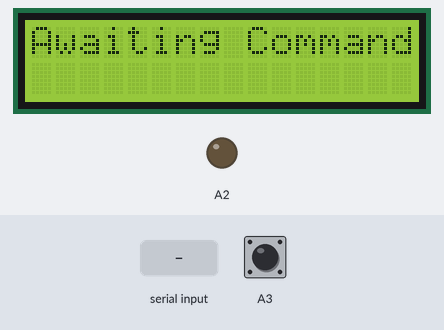
Recording of a sketch running on a simulated Arduino Uno, built with avr-gcc and run on an emulated ATmega328P. On the bench: 16×2 character LCD, output pins drawn as LEDs (lit = HIGH). Inputs (shaded band) come from the test bench; at power-on: A3 HIGH. The audio player accepts every command and is not drawn; what the sketch prints to the serial monitor is not drawn.

Above: at 2.7 s.
2.8 s: "A" received over Serial
At 4.2 s:
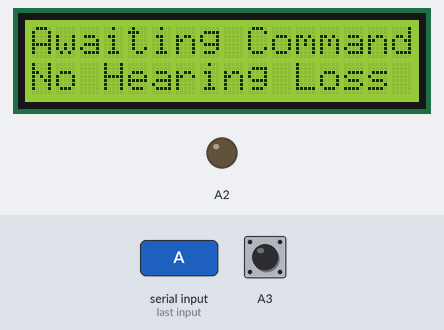
4.6 s: "B" received over Serial
At 5.8 s:
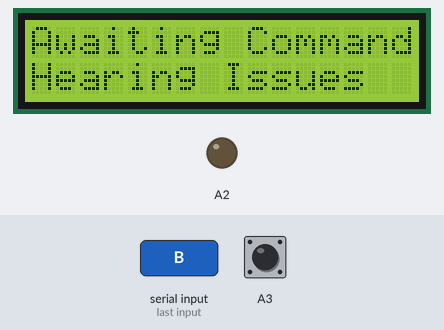
9.6 s: "C" received over Serial
At 10.7 s:
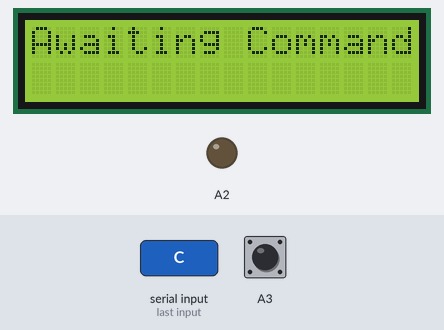
Timing chart, 0 to 12.2 s (numbered marks = the images above; inputs shaded):
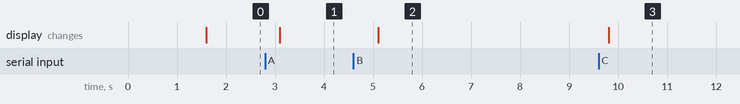

Measured:
- after the input at 2.8 s, the display: changes after 0.30 s (image 1)
- after the input at 4.6 s, the display: changes after 0.50 s (image 2)
- after the input at 9.6 s, the display: changes after 0.21 s (image 3)

The sketch:

PC_MP3_Player_Mic.ino
```cpp
#include <LiquidCrystal.h>
#include <Wire.h>
#include <SoftwareSerial.h>
#include "DFRobotDFPlayerMini.h"

SoftwareSerial mySoftwareSerial(2,3); // RX, TX

LiquidCrystal lcd{8, 9, 10, 11, 12, 13};

int swi=4;

DFRobotDFPlayerMini myDFPlayer;

long int so1,so2;
int flag=0;
char str[10];

void printDetail(uint8_t type, int value);

void waitMilliseconds(uint16_t msWait) {
  uint32_t start = millis();

  while ((millis() - start) < msWait) {
        delay(1);
  }
}


void setup() {

  Serial.begin(9600);
  Serial.println("Device Started");

   mySoftwareSerial.begin(9600);

   pinMode(A3,INPUT);
   pinMode(A2,OUTPUT);

   digitalWrite(A2,LOW);

  lcd.begin(16,2);
  lcd.setCursor(0,0);
  lcd.print(" Sound Measuring ");
  lcd.setCursor(0,1);
  lcd.print("     System      ");
  delay(1000);


  Serial.println();
  Serial.println(F("DFRobot DFPlayer Mini Demo"));
  Serial.println(F("Initializing DFPlayer ... (May take 3~5 seconds)"));

  if (!myDFPlayer.begin(mySoftwareSerial)) {  //Use softwareSerial to communicate with mp3.
    Serial.println(F("Unable to begin:"));
    Serial.println(F("1.Please recheck the connection!"));
    Serial.println(F("2.Please insert the SD card!"));
    while(true);
  }
  Serial.println(F("DFPlayer Mini online."));

  myDFPlayer.volume(30);  //Set volume value. From 0 to 30


lcd.clear();
lcd.setCursor(0,0);
lcd.print("Awaiting Command");


}

void loop() {
  static long pms = 0;

    if(digitalRead(A3)==0)
    {
     myDFPlayer.play(1);  //Play the first mp3
     delay(1000);
     flag=1;
    }

    while(flag==1)
    {
      so1=analogRead(A0);
      delay(200);
      so2=analogRead(A1);
      delay(200);
      sprintf(str,"%04ld,%04ld",so1,so2);
      Serial.println(str);
      serialEvent();
    }


  delay(300);
}

void serialEvent() {

char val;
while(Serial.available())
    {
    val=Serial.read();
    //Serial.print(val);
    switch(val)
    {
     case 'A':
     lcd.setCursor(0,1);
     lcd.print("No Hearing Loss   ");
     delay(2000);
     break;
    case 'B':
     lcd.setCursor(0,1);
     lcd.print("Hearing Issues    ");
     delay(2000);
     break;
     case 'C':
     lcd.setCursor(0,1);
     lcd.print("                  ");
     break;
    }
      flag=0;

      Serial.println("Stopped");

    }


}


void printDetail(uint8_t type, int value){
  switch (type) {
    case TimeOut:
      Serial.println(F("Time Out!"));
      break;
    case WrongStack:
      Serial.println(F("Stack Wrong!"));
      break;
    case DFPlayerCardInserted:
      Serial.println(F("Card Inserted!"));
      break;
    case DFPlayerCardRemoved:
      Serial.println(F("Card Removed!"));
      break;
    case DFPlayerCardOnline:
      Serial.println(F("Card Online!"));
      break;
    case DFPlayerPlayFinished:
      Serial.print(F("Number:"));
      Serial.print(value);
      Serial.println(F(" Play Finished!"));
      break;
    case DFPlayerError:
      Serial.print(F("DFPlayerError:"));
      switch (value) {
        case Busy:
          Serial.println(F("Card not found"));
          break;
        case Sleeping:
          Serial.println(F("Sleeping"));
          break;
        case SerialWrongStack:
          Serial.println(F("Get Wrong Stack"));
          break;
        case CheckSumNotMatch:
          Serial.println(F("Check Sum Not Match"));
          break;
        case FileIndexOut:
          Serial.println(F("File Index Out of Bound"));
          break;
        case FileMismatch:
          Serial.println(F("Cannot Find File"));
          break;
        case Advertise:
          Serial.println(F("In Advertise"));
          break;
        default:
          break;
      }
      break;
    default:
      break;
  }

}
```
